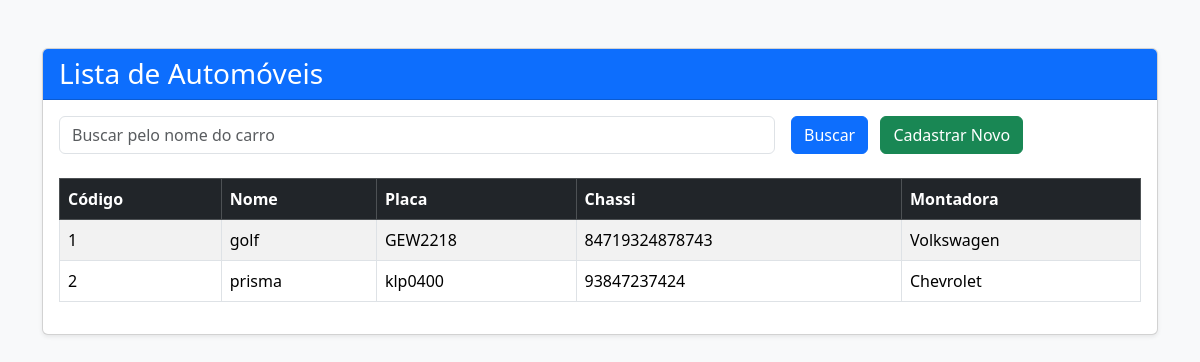
The app's page /listaautomoveis.php with its own data.
### tables this page shows
CREATE TABLE `automoveis` (
  `codigo` int NOT NULL,
  `nome` varchar(100) NOT NULL,
  `placa` varchar(10) NOT NULL,
  `chassi` varchar(50) NOT NULL,
  `montadora` int NOT NULL
);

CREATE TABLE `montadoras` (
  `codigo` int NOT NULL,
  `nome` varchar(100) NOT NULL
);

### listaautomoveis.php (the view, shortened to what this page needs)
<?php
$host = "db";
$user = "root";
$pass = "root";
$db   = "concessionaria1";
$port = 3306;
$conn = new mysqli($host, $user, $pass, $db, $port);
$busca = $_GET['busca'] ?? "";
$sql = "SELECT a.codigo, a.nome AS carro, a.placa, a.chassi, m.nome AS montadora
        FROM automoveis a
        INNER JOIN montadoras m ON a.montadora = m.codigo
        WHERE a.nome LIKE ?";
$stmt = $conn->prepare($sql);
$param = "%" . $busca . "%";
$stmt->bind_param("s", $param);
$stmt->execute();
$result = $stmt->get_result();
?>
<!DOCTYPE html>
<html lang="pt-BR">
<head>
<link href="https://cdn.jsdelivr.net/npm/bootstrap@5.3.2/dist/css/bootstrap.min.css" rel="stylesheet">
</head>
<body class="bg-light">
<div class="container py-5">
    <div class="card shadow-sm">
        <div class="card-header bg-primary text-white">
            <h3 class="mb-0">Lista de Automóveis</h3>
        </div>
        <div class="card-body">
            <form class="row g-3 mb-4" method="GET" action="/listaautomoveis.php">
                <div class="col-md-8">
                    <input type="text" class="form-control" name="busca" placeholder="Buscar pelo nome do carro" value="<?= htmlspecialchars($busca) ?>">
                </div>
                <div class="col-md-4">
                    <button type="submit" class="btn btn-primary">Buscar</button>
                    <a href="/index.php" class="btn btn-success ms-2">Cadastrar Novo</a>
                </div>
            </form>
            <div class="table-responsive">
                <table class="table table-striped table-bordered align-middle">
                    <thead class="table-dark">
                        <tr>
                            <th>Código</th>
                            <th>Nome</th>
                            <th>Placa</th>
                            <th>Chassi</th>
                            <th>Montadora</th>
                        </tr>
                    </thead>
                    <tbody>
                        <?php if ($result->num_rows > 0): ?>
                            <?php while($row = $result->fetch_assoc()): ?>
                            <tr>
                                <td><?= $row['codigo'] ?></td>
                                <td><?= $row['carro'] ?></td>
                                <td><?= $row['placa'] ?></td>
                                <td><?= $row['chassi'] ?></td>
                                <td><?= $row['montadora'] ?></td>
                            </tr>
                            <?php endwhile; ?>
                        <?php else: ?>
                            <tr>
                                <td colspan="5" class="text-center">Nenhum automóvel encontrado.</td>
                            </tr>
                        <?php endif; ?>
                    </tbody>
                </table>
            </div>
        </div>
    </div>
</div>
</body>
</html>

### records on screen
automoveis: codigo "1", nome "golf", placa "GEW2218", chassi "84719324878743", montadoras.nome "Volkswagen"
automoveis: codigo "2", nome "prisma", placa "klp0400", chassi "93847237424", montadoras.nome "Chevrolet"
